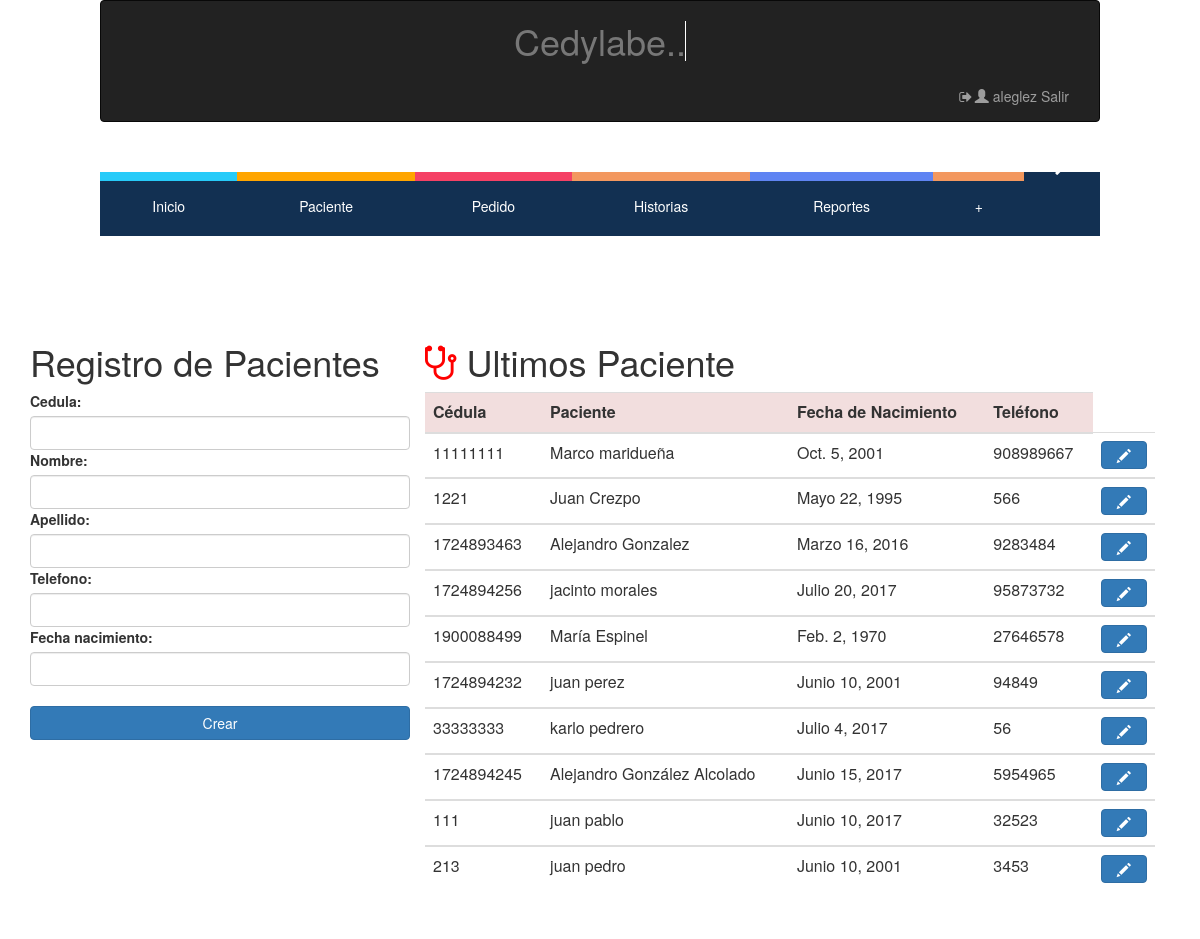
The app's page /crear/paciente/ (signed in), older data.
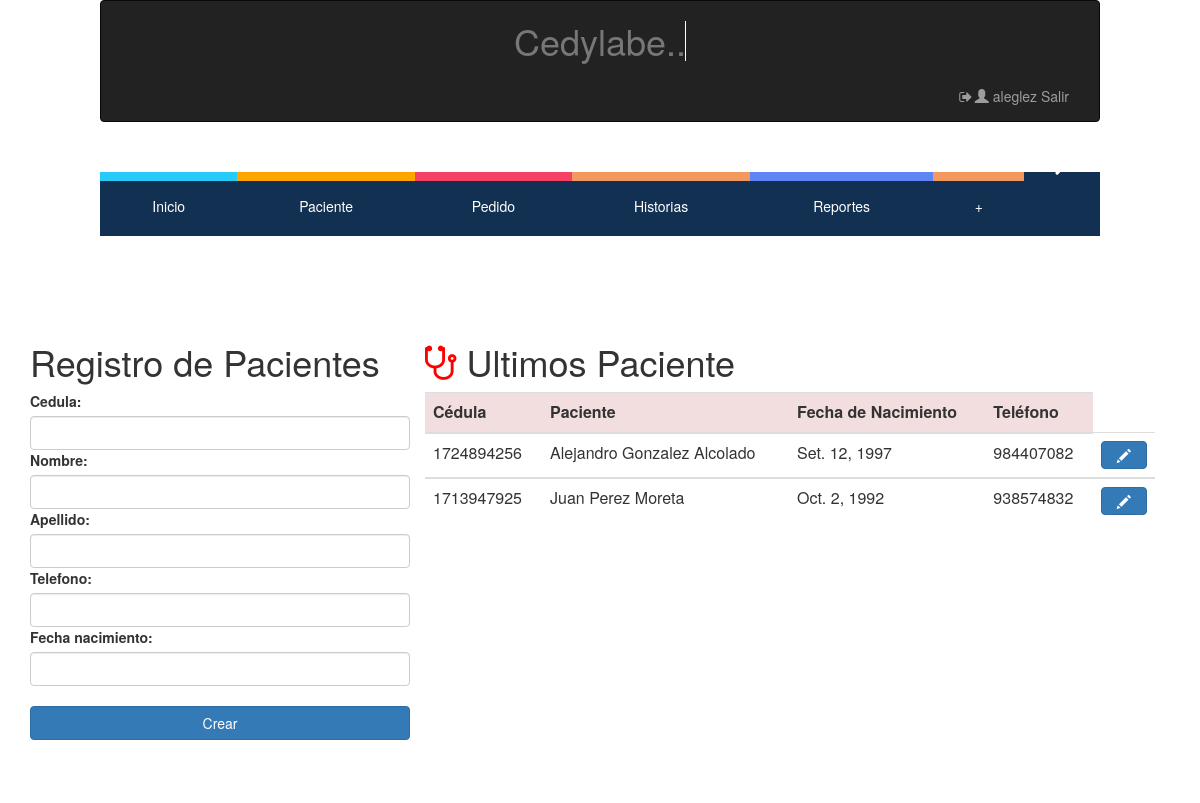
The same page, newer data.
### hcapp/models.py (models this page shows, shortened)
class Paciente (models.Model):
    Cedula = models.IntegerField(null=False, blank=False, unique=True, error_messages={'unique':"Ya existe un paciente con esta cédula en el sistema"}) # es necesaria?
    Nombre = models.CharField(max_length=128, null=False, blank=False)
    Apellido = models.CharField(max_length=128, null=False, blank=False)
    Telefono = models.IntegerField(validators=[MaxValueValidator(9999999999)], null=True, blank=True)
    Fecha_nacimiento= models.DateField(null= True, blank=True)
    Fecha_ingreso= models.DateField(auto_now=True, auto_now_add=False)
    '''def save(self, *args, **kwargs):
        if not self.Edad:
            self.Edad = calculate_age(self.Fecha_nacimiento)
        super(Paciente, self).save(*args, **kwargs)'''

### hcapp/views.py (the view)
# urls.py: url(r'^crear/paciente/$',login_required(views.CrearPaciente.as_view()) ,name="Crear-Paciente"),
class CrearPaciente(generic.CreateView):
    model = Paciente
    fields = ['Cedula','Nombre','Apellido','Telefono','Fecha_nacimiento']
    template_name_suffix ='_form'
    success_url =reverse_lazy('hcapp:Crear-Paciente')
    def get_form(self, form_class=None ):
        form = super(CrearPaciente, self).get_form(form_class)
        form.fields['Cedula'].validators=[validar_cedula]
        for x, y in form.fields.items():
            form.fields[x].widget.attrs.update({'class': 'form-control'})
        return form
    def get_context_data(self, **kwargs):
        ctx = super(CrearPaciente, self).get_context_data(**kwargs)
        ultimos=Paciente.objects.all().order_by('-Fecha_ingreso')[:10]
        ctx['ultimos'] = ultimos
        return ctx

### hcapp/templates/hcapp/paciente_form.html (shortened to what this page needs)
{% extends "hcapp/index.html" %}
{% load staticfiles %}
{% block contenido %}
<div class="container">
  <div class="col-md-4">
    <form name="formulario_pacientes" method="post">
      <div class="form-group row">
        <h1><center>Registro de Pacientes</center></h1>
          <div>
            {% include 'hcapp/form_template.html' %}
           <br>
            <button class="btn btn-primary btn-block"> Crear </button>
          <br>
          </div>
      </div>
    </form>
  </div>
  <div class="col-md-8">
    <table class="table Contextual Classes" border="0">
      <thead>
      <tr colspan="4" align="center"><center><h1><i class="fa fa-stethoscope" style="font-size:40px;color: red;"></i> Ultimos Paciente</h1></center></tr>
        <tr class="danger">
          <th>Cédula   </th>
          <th>Paciente </th>
          <th>Fecha de Nacimiento </th>
          <th>Teléfono </th>
        </tr>
      </thead>
       {% for paciente in ultimos %}
      <tbody>
        <tr>
          <td>
            {{paciente.Cedula}}
          </td>
          <td>
            {{paciente.Nombre }}  {{paciente.Apellido}}
          </td>
          <td>
            {{paciente.Fecha_nacimiento}}
          </td>
          <td>
            {{paciente.Telefono}}
          </td>
          <th>
            <button class="btn btn-primary btn-block" type="button" id="modificar_paciente"  onclick="window.location.href='/editar/paciente/{{ paciente.pk }}'">  <span class="glyphicon glyphicon-pencil"></span></button>
          </th>
        </tr>
      </tbody>
      {% endfor %}
    </table>
  </div>
</div>
{% endblock contenido %}

### hcapp/templates/hcapp/index.html (shortened to what this page needs)
{% load staticfiles %}
<html lang="en">
    <link rel="stylesheet" href="{% static 'css/fonts.css' %}">
    <link rel="stylesheet" href="{% static 'css/estilo_distribucion_cntenido.css' %}">
    <link rel="stylesheet" href="{% static 'css/estilo_titulo.css' %}">
    <link rel="stylesheet" href="{% static 'css/style.css' %}">
    <link rel="stylesheet" href="{% static 'css_boot/bootstrap.css' %}">
    <link rel="stylesheet" href="{% static 'css/alertify.min.css' %}">
    <link rel="stylesheet" href="{% static 'css/themes/default.min.css' %}">
    <link rel="stylesheet" href="{% static 'css/themes/default.min.css' %}">
    <link rel="stylesheet" href="{% static 'css/themes/bootstrap.min.css' %}">
    <link rel="stylesheet" href="{% static 'css/jquery-ui.css' %}">
    <link rel="stylesheet" href="http://maxcdn.bootstrapcdn.com/bootstrap/3.3.4/css/bootstrap.min.css">
    <link rel="stylesheet" href="https://cdnjs.cloudflare.com/ajax/libs/font-awesome/4.7.0/css/font-awesome.min.css">
    <link rel="stylesheet" href="//code.jquery.com/ui/1.12.1/themes/base/jquery-ui.css">
    <link rel="stylesheet" href="/resources/demos/style.css">
  <head>
 </head>
  <body>
<div class="container">
    <nav class="navbar navbar-default navbar-inverse" role="navigation">
      <div class="container-fluid">
<div class="contenedor_titulo">
  <div align="left">
    <h1 class="text-muted">Cedylabe..<span>&#160;</span></h1>
  </div>
</div>
        <div class="collapse navbar-collapse" id="bs-example-navbar-collapse-1">
          <ul class="nav navbar-nav navbar-right">
                        {% if user.is_authenticated  %}
                         <li><a href="/logout/"><i class="fa fa-sign-out fa-fw"></i><span class="glyphicon glyphicon-user"></span> {{user.username}} Salir </a></li>
                          {% else %}
                        <li><a href="/login/"><i class="fa fa-sign-out fa-fw"></i><span class="glyphicon glyphicon-share"></span> Ingresar</a>
                        {% endif %}</a></li>
          </ul>
        </div>
      </div>
    </nav>
</div>
<div class="container">
  <header>
    <nav>
      <ul>
        <li><a href="{% url "hcapp:Inicio" %}"><span class="color1"><i class="icon icon-home"></i></span>Inicio</a></li>
        <li><a href="{% url "hcapp:Crear-Paciente" %}"><span class="color2"><i class="icon icon-man"></i></span>Paciente</a>
        </li>
        <li><a href="{% url "hcapp:Home-Pedidos" %}"><span class="color3"><i class="icon icon-file-text2"></i></span>Pedido</a>
        </li>
        <li><a href="{% url "hcapp:Tabla-Historias" %}"><span class="color4"><i class="icon icon-files-empty" ></i></span>Historias</a></li>
        <li><a href="{% url "hcapp:Home-Reportes" %}"><span class="color6"><i class="icon icon-folder-open"></i></span>Reportes</a>
        </li>
        <li><a href="{% url "hcapp:Subir-Plantilla" %}"><span class="color4"></span> + </a></li>
        <li><a href="/admin/"><span class="color4">admin<i class="icon glyphicon glyphicon-wrench" ></i></span></a></li>
      </ul>
    </nav>
  </header>
</div>
</body>
</html>
{% block contenido %}
{% endblock contenido %}

### hcapp/templates/hcapp/form_template.html (shortened to what this page needs)
{% for field in form%}
{% load staticfiles %}
{% load widget_tweaks %}
     <b>{{field.label_tag}}</b>
                    {% render_field field class="form-control" %}
                {% endfor %}
        <link href="//code.jquery.com/ui/1.12.1/themes/base/jquery-ui.css" rel="stylesheet">
            <link href="/resources/demos/style.css" rel="stylesheet">

### hcapp/static/css/estilo_distribucion_cntenido.css (style rules this page uses)
* { margin: 0; padding: 0; }
body { font-family: none; background: #fff; color: #fff; }
header { margin-top:10px; width: 100%; height: 150px; overflow: hidden; position: relative; }
nav { top:-20px; position: absolute; left:0; right:0; margin:20px auto; max-width:1000px; width:90%; }
nav ul { list-style:none; }
nav > ul { display:table; width:100%; background:#123052; position:relative; }
nav > ul li { display:table-cell; }
nav > ul > li { display: table-cell; }
nav > ul li a { color:#fff; display:block; line-height:20px; padding:20px; position: relative; text-align:center; text-decoration:none; -webkit-transition: all .3s ease; -moz-transition: all .3s ease; -ms-transition: all .3s ease; -o-transition: all .3s ease; transition: all .3s ease; }
nav > ul > li > a span { background:#174459; display:block; height:100%; width:100%; left:0; position:absolute; top:-55px; -webkit-transition: all .3s ease; -moz-transition: all .3s ease; -ms-transition: all .3s ease; -o-transition: all .3s ease; transition: all .3s ease; }
nav > ul > li > a span .icon { display:block; line-height:60px; }
nav ul li a .color1 { background: #27CBF9; }
nav ul li a .color2 { background:orange; }
nav ul li a .color3 { background: #F54165; }
nav ul li a .color4 { background: #F3985F; }
nav ul li a .color6 { background: #5F84F3; }

### hcapp/static/css/estilo_titulo.css (style rules this page uses)
* { margin: 0; padding: 0; }
body { font-family: monospace; background: #000; }
.contenedor_titulo { margin: auto; display: table; }
h1 { float: left; color: #fff; position: relative; font-size:2.5em; }

### hcapp/static/css/style.css (style rules this page uses)
[class^="icon-"], [class*=" icon-"] { font-family: 'icomoon' !important; speak: none; font-style: normal; font-weight: normal; font-variant: normal; text-transform: none; line-height: 1; -webkit-font-smoothing: antialiased; -moz-osx-font-smoothing: grayscale; }
.icon-file-text2:before { content: "\e926"; }
.icon-man:before { content: "\e9dc"; }

Row changes from the older to the newer data that the page shows:
removed Paciente: Cedula "11111111", Nombre "Marco", Apellido "maridueña", Fecha_nacimiento "Oct. 5, 2001", Telefono "908989667"
removed Paciente: Cedula "1221", Nombre "Juan", Apellido "Crezpo", Fecha_nacimiento "Mayo 22, 1995", Telefono "566"
removed Paciente: Cedula "1724894256", Nombre "jacinto", Apellido "morales", Fecha_nacimiento "Julio 20, 2017", Telefono "95873732"
removed Paciente: Cedula "1900088499", Nombre "María", Apellido "Espinel", Fecha_nacimiento "Feb. 2, 1970", Telefono "27646578"
removed Paciente: Cedula "1724894232", Nombre "juan", Apellido "perez", Fecha_nacimiento "Junio 10, 2001", Telefono "94849"
removed Paciente: Cedula "33333333", Nombre "karlo", Apellido "pedrero", Fecha_nacimiento "Julio 4, 2017", Telefono "56"
removed Paciente: Cedula "1724894245", Nombre "Alejandro", Apellido "González Alcolado", Fecha_nacimiento "Junio 15, 2017", Telefono "5954965"
removed Paciente: Cedula "111", Nombre "juan", Apellido "pablo", Fecha_nacimiento "Junio 10, 2017", Telefono "32523"
removed Paciente: Cedula "213", Nombre "juan", Apellido "pedro", Fecha_nacimiento "Junio 10, 2001", Telefono "3453"
changed Paciente "Alejandro": Cedula "1724893463" → "1724894256"; Apellido "Gonzalez" → "Gonzalez Alcolado"; Fecha_nacimiento "Marzo 16, 2016" → "Set. 12, 1997"; Telefono "9283484" → "984407082"
added Paciente: Cedula "1713947925", Nombre "Juan", Apellido "Perez Moreta", Fecha_nacimiento "Oct. 2, 1992", Telefono "938574832"
